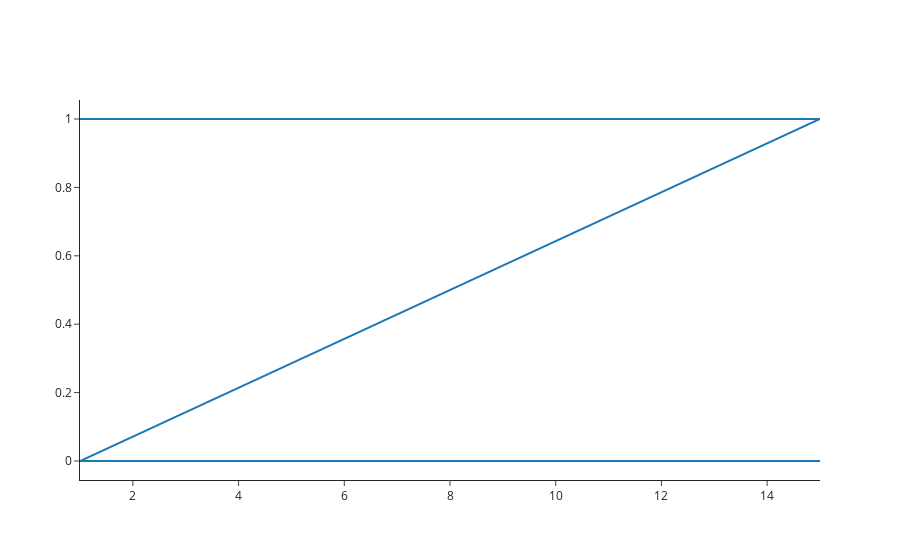

Notebook code cell kept with this figure:
### Code cell
# plot curve


for station in stations:
    fig = go.Figure()
    df_plot = df_confuse[df_confuse["station"] == station]
    fig.add_trace(
        go.Scatter(
            x=df_plot["leadtime"].dt.days,
            y=df_plot["TPR"],
            mode="lines",
        )
    )

    fig.update_layout(template="simple_white")
    fig.show()

### Figure 1 — Plotly figure (JSON) as saved in the notebook; plotly's stock layout.template omitted (floating-point values rounded to 4 significant figures; data arrays with more than 128 entries replaced by an {"elided": "..."} marker saying what was removed)
{"data": [{"mode": "lines", "type": "scatter", "x": {"elided": "150 int values"}, "y": {"elided": "150 int values"}}], "layout": {}}
